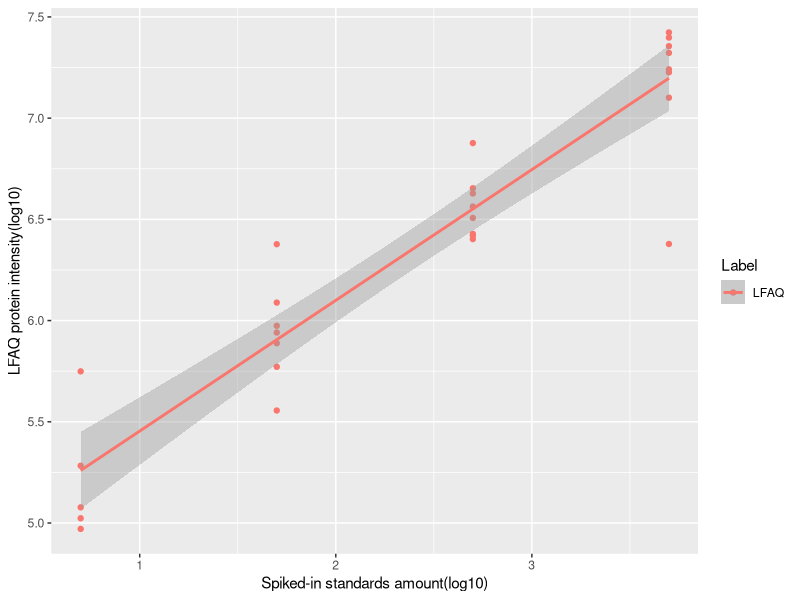

Generate this figure with R:
setwd("G:\\ProgramResult\\checkLFAQ\\github_backup\\20180428LFAQ-master\\ExecutableFiles\\x86")
library(ggplot2)
d<-read.table("StandardProteinResults.txt",sep="\t",header = TRUE)
x<-d[d$ExperiemntName=="ExperimentOnlyOne","SpikedInMols"];
LFAQ<-d[d$ExperiemntName=="ExperimentOnlyOne","LFAQ"];
LLFAQ<-rep("LFAQ",length(LFAQ))
plotFrame<-data.frame(SpikedIn=x,Label=LLFAQ,LFAQ=LFAQ)
tiff(file="G:\\ProgramResult\\checkLFAQ\\github_backup\\20180428LFAQ-master\\ExecutableFiles\\x86/LFAQOfStandPro.tiff",res=500,width=2000,height=1500,compression = "lzw")
ggplot(plotFrame,aes(SpikedIn,LFAQ,colour=Label))+geom_point()+geom_smooth(method = "lm")+ylab("LFAQ protein intensity(log10)")+xlab("Spiked-in standards amount(log10)")
dev.off()

